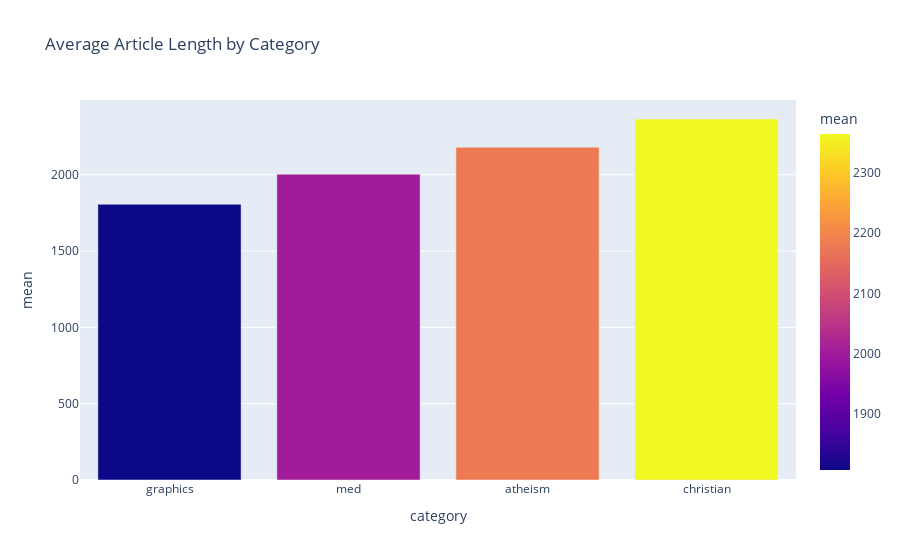

The code cell stored with this chart in its notebook:
### Markdown cell above
It's obvious that the dataset is *balanced*

### Code cell
fig = px.bar(data_frame=categories_statistics_df.sort_values(by='mean'), x='category', y='mean',
            color='mean', title='Average Article Length by Category')
fig.show()

### Figure 1 — Plotly figure (JSON) as saved in the notebook; plotly's stock layout.template omitted (floating-point values rounded to 4 significant figures)
{"data": [{"alignmentgroup": "True", "hoverlabel": {"namelength": 0}, "hovertemplate": "category=%{x}<br>mean=%{marker.color}", "legendgroup": "", "marker": {"color": [1806.0, 2003.0, 2180.0, 2365.0], "coloraxis": "coloraxis"}, "name": "", "offsetgroup": "", "orientation": "v", "showlegend": false, "textposition": "auto", "type": "bar", "x": ["graphics", "med", "atheism", "christian"], "xaxis": "x", "y": [1806.0, 2003.0, 2180.0, 2365.0], "yaxis": "y"}], "layout": {"autosize": true, "barmode": "relative", "coloraxis": {"colorbar": {"title": {"text": "mean"}}, "colorscale": [[0, "#0d0887"], [0.1111, "#46039f"], [0.2222, "#7201a8"], [0.3333, "#9c179e"], [0.4444, "#bd3786"], [0.5556, "#d8576b"], [0.6667, "#ed7953"], [0.7778, "#fb9f3a"], [0.8889, "#fdca26"], [1, "#f0f921"]]}, "legend": {"tracegroupgap": 0}, "title": {"text": "Average Article Length by Category"}, "xaxis": {"anchor": "y", "autorange": true, "domain": [0, 1], "range": [-0.5, 3.5], "title": {"text": "category"}, "type": "category"}, "yaxis": {"anchor": "x", "autorange": true, "domain": [0, 1], "range": [0, 2489.0], "title": {"text": "mean"}, "type": "linear"}}}
